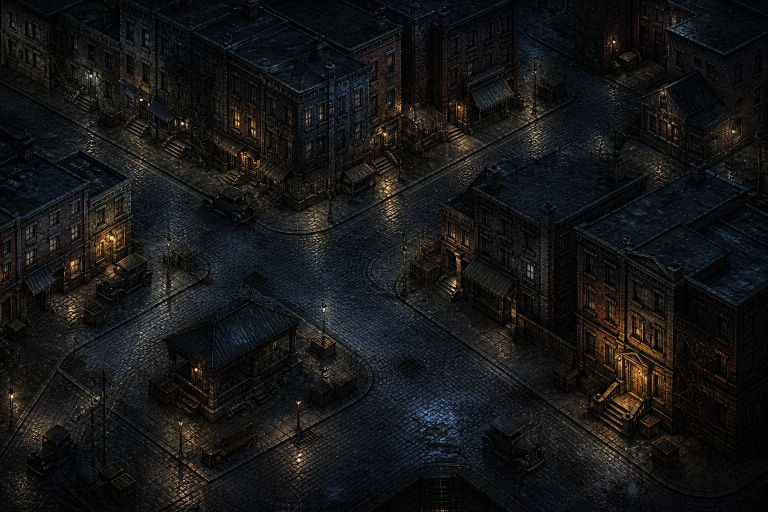
#> input picture ArtSource/Generated/CityDistrict/V2/SableRow/city_sable_row_block_v02.png, 1536 x 1024 px, found by its file name (shown at 1/2 size)
$ python bake_sable_row_ie_outdoor_v01.py
#> lines starting #> are read from the running program, lines starting #| are printed output that depends on the picture
#!/usr/bin/env python3
"""Bake Sable Row as one IE outdoor day plate + Extended Night placeholder.

Infinity Engine outdoor areas are one painting (roofs and closed doors in the
plate). Sable Row previously drew a WED split (streets plate + lot crops +
door-leaf overlays). This script:

1. Composites streets + lot crops (+ painted portal door already in the
   streets/block art) into one 8192×6144 plate at 2.00 px/unit.
2. Grades a daylight master (1950s US street — warm, not neon-night).
3. Keeps the unggraded composite as the Extended Night placeholder until a
   full night painting is authored.
4. Patches `city_sable_row.area.json` plate / night plate names.

    python3 ArtSource/Processing/bake_sable_row_ie_outdoor_v01.py
"""

from __future__ import annotations

import json
import shutil
from pathlib import Path

import numpy as np
from PIL import Image, ImageEnhance, ImageOps

ROOT = Path(__file__).resolve().parents[2]
ART = ROOT / "RainShadow Shared/Resources/Art/Areas/CityDistrict/V2"
PROPS = ROOT / "RainShadow Shared/Resources/Art/Props/CityDistrict/V2"
GEN = ROOT / "ArtSource/Generated/CityDistrict/V2/SableRow"
AREAS = ROOT / "RainShadow Shared/Resources/Areas"
BAKE = GEN / "IEOutdoorV01"

PLATE_W, PLATE_H = 8192, 6144
WORLD_W, WORLD_H = 4096.0, 3072.0
PX = PLATE_W / WORLD_W  # 2.00

DAY_NAME = "city_sable_row_day_v01"
NIGHT_NAME = "city_sable_row_night_placeholder_v01"

# Lot crops from the WED split — feet and sizes match sable_area_bake /
# CityDistrictCatalog.sableAreaLots (world units, anchor at groundPoint).
LOTS = [
    ("city_sable_lot_harborWest", 840, 606, 1168, 1263),
    ("city_sable_lot_harborVoss", 2520, 606, 1168, 1263),
    ("city_sable_lot_upperWest", 1680, 1236, 1168, 1068),
    ("city_sable_lot_upperEast", 3360, 1235, 1168, 1069),
    ("city_sable_lot_southWest", 1680, 0, 1168, 1239),
    ("city_sable_lot_southEast", 3360, 0, 1168, 1239),
    ("city_sable_lot_skylineWest", 840, 1866, 1168, 438),
    ("city_sable_lot_skylineEast", 2520, 1866, 1168, 438),
    ("city_sable_lot_edge_1_1", 292, 0, 584, 1239),
    ("city_sable_lot_edge_0_0", 292, 1236, 584, 1068),
    ("city_sable_lot_edge_3_-2", 3856, 606, 480, 1263),
    ("city_sable_lot_edge_2_-3", 3856, 1866, 480, 438),
]


# [5 lines left out: function install_copy, not called in this run]


def world_to_plate(x: float, y: float) -> tuple[float, float]:
    """World (y up from bottom) → plate pixels (y down from top)."""
    return x * PX, (WORLD_H - y) * PX


# [17 lines left out: function paste_lot, not called in this run]


def composite_night() -> Image.Image:
    """Streets plate + lot crops = one IE outdoor painting (current night look)."""
    streets = ART / "city_sable_row_area_streets_v01.png"
    block = ART / "city_sable_row_block_v02.png"
    if block.exists():
        # Block plate already carries architecture; prefer it as the night base
        # when it matches the 4:3 IE outdoor canvas.
        night = Image.open(block).convert("RGBA")
        if night.size != (PLATE_W, PLATE_H):
            night = night.resize((PLATE_W, PLATE_H), Image.Resampling.LANCZOS)
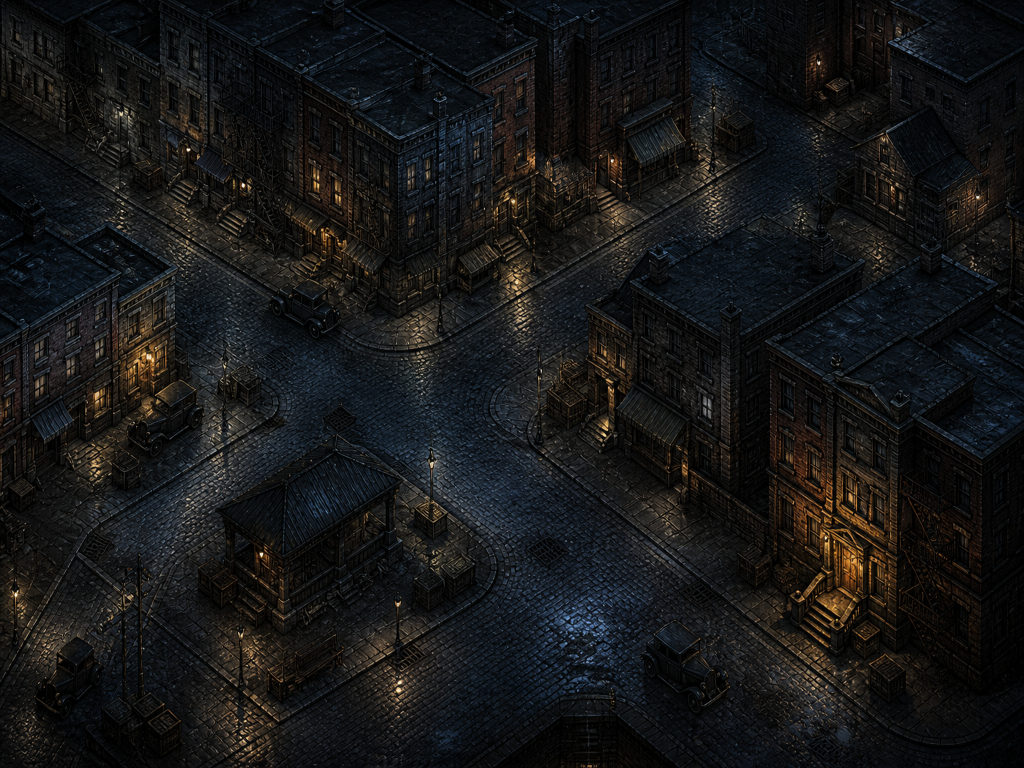
#> night: PIL image 8192x6144 RGBA (shown at 1/8 size); mean R, G, B, A 22.5, 22.8, 23, 255
        return night
    base = Image.open(streets).convert("RGBA")
    if base.size != (PLATE_W, PLATE_H):
        base = base.resize((PLATE_W, PLATE_H), Image.Resampling.LANCZOS)
    # Far lots first, then near — crude painter's algorithm by ground y.
    for name, gx, gy, w, h in sorted(LOTS, key=lambda t: t[2], reverse=True):
        paste_lot(base, name, gx, gy, w, h)
    return base


# [35 lines left out: functions grade_day, patch_area_json, not called in this run]


def main() -> None:
    BAKE.mkdir(parents=True, exist_ok=True)
    print("compositing night placeholder…")
    night = composite_night()
    night_path = BAKE / f"{NIGHT_NAME}.png"
    def save_plate(im: Image.Image, path: Path) -> None:
        # Outdoor plates are fully opaque; RGB saves ~10% and stays under
        # GitHub's soft 50 MB limit more often than RGBA.
        rgb = im.convert("RGB")
#> (the run stopped early here; a loop or call above may not have finished)
